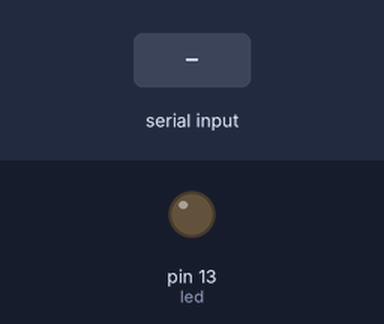
Recording of a sketch running on a simulated Arduino Uno, built with avr-gcc and run on an emulated ATmega328P. Parts: output pins drawn as LEDs (lit = HIGH). The inputs (shaded band) are chosen by the test bench.

Above: at 1.2 s.
1.3 s: "a" received over Serial
At 2.5 s:
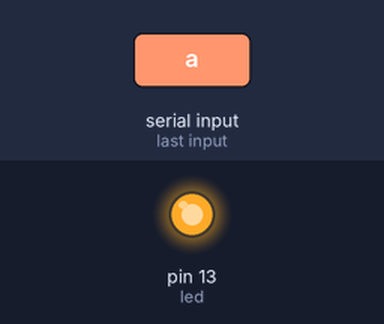
2.8 s: "b" received over Serial
At 3.6 s:
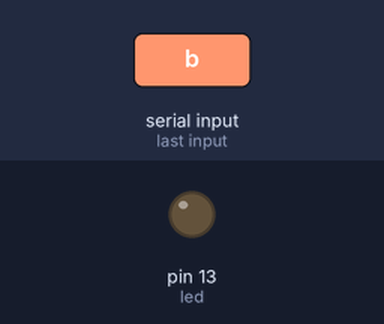
Timing chart, 0 to 5.8 s (numbered marks = the images above; inputs shaded):
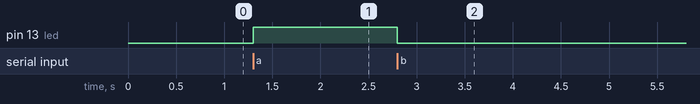

The sketch:

Xbee_LED_blink.ino
```cpp
int led = 13;
int received = 0;
int i;
void setup() {
  Serial.begin(9600);
  pinMode(led, OUTPUT);
}

void loop() {
  if (Serial.available() > 0) {
received = Serial.read();

    if (received == 'a'){
    digitalWrite(led, HIGH);
    }
     else if (received == 'b'){
      for(i=0;i<5;i++){
    digitalWrite(led, LOW);
    delay(1000);
    }
  }
}
}
```

Measured:
- after the input at 1.3 s, pin 13 (led): LOW → HIGH at once
- after the input at 2.8 s, pin 13 (led): HIGH → LOW at once
